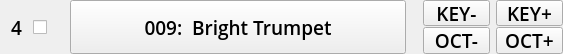
         <widget class="QFrame" name="frameSample4">
          <property name="minimumSize">
           <size>
            <width>0</width>
            <height>54</height>
           </size>
          </property>
          <property name="maximumSize">
           <size>
            <width>16777215</width>
            <height>54</height>
           </size>
          </property>
          <property name="styleSheet">
           <string notr="true"/>
          </property>
          <layout class="QHBoxLayout" name="horizontalLayout_7">
           <property name="spacing">
            <number>0</number>
           </property>
           <property name="leftMargin">
            <number>0</number>
           </property>
           <property name="topMargin">
            <number>0</number>
           </property>
           <property name="rightMargin">
            <number>0</number>
           </property>
           <property name="bottomMargin">
            <number>0</number>
           </property>
           <item>
            <widget class="QLabel" name="lbSampleNb4">
             <property name="minimumSize">
              <size>
               <width>33</width>
               <height>54</height>
              </size>
             </property>
             <property name="maximumSize">
              <size>
               <width>33</width>
               <height>54</height>
              </size>
             </property>
             <property name="font">
              <font>
               <family>Open Sans</family>
               <pointsize>14</pointsize>
               <weight>68</weight>
               <bold>true</bold>
              </font>
             </property>
             <property name="styleSheet">
              <string notr="true"/>
             </property>
             <property name="text">
              <string>4</string>
             </property>
             <property name="alignment">
              <set>Qt::AlignCenter</set>
             </property>
            </widget>
           </item>
           <item>
            <widget class="QCheckBox" name="checkBox_4">
             <property name="minimumSize">
              <size>
               <width>37</width>
               <height>54</height>
              </size>
             </property>
             <property name="maximumSize">
              <size>
               <width>37</width>
               <height>54</height>
              </size>
             </property>
             <property name="text">
              <string/>
             </property>
            </widget>
           </item>
           <item>
            <widget class="QPushButton" name="pbSample4">
             <property name="sizePolicy">
              <sizepolicy hsizetype="Fixed" vsizetype="Fixed">
               <horstretch>0</horstretch>
               <verstretch>0</verstretch>
              </sizepolicy>
             </property>
             <property name="minimumSize">
              <size>
               <width>336</width>
               <height>54</height>
              </size>
             </property>
             <property name="maximumSize">
              <size>
               <width>336</width>
               <height>54</height>
              </size>
             </property>
             <property name="font">
              <font>
               <family>Open Sans</family>
               <pointsize>14</pointsize>
               <weight>68</weight>
               <bold>true</bold>
              </font>
             </property>
             <property name="styleSheet">
              <string notr="true"/>
             </property>
             <property name="text">
              <string>009:  Bright Trumpet</string>
             </property>
            </widget>
           </item>
           <item>
            <spacer name="horizontalSpacer_7">
             <property name="orientation">
              <enum>Qt::Horizontal</enum>
             </property>
             <property name="sizeType">
              <enum>QSizePolicy::Fixed</enum>
             </property>
             <property name="sizeHint" stdset="0">
              <size>
               <width>17</width>
               <height>20</height>
              </size>
             </property>
            </spacer>
           </item>
           <item>
            <widget class="QFrame" name="soundPitchFrame4">
             <property name="minimumSize">
              <size>
               <width>0</width>
               <height>54</height>
              </size>
             </property>
             <property name="maximumSize">
              <size>
               <width>16777215</width>
               <height>54</height>
              </size>
             </property>
             <property name="styleSheet">
              <string notr="true"/>
             </property>
             <layout class="QGridLayout" name="gridLayout_6">
              <property name="leftMargin">
               <number>0</number>
              </property>
              <property name="topMargin">
               <number>0</number>
              </property>
              <property name="rightMargin">
               <number>0</number>
              </property>
              <property name="bottomMargin">
               <number>0</number>
              </property>
              <property name="verticalSpacing">
               <number>1</number>
              </property>
              <item row="1" column="0">
               <widget class="QPushButton" name="pbKeyMinus4">
                <property name="minimumSize">
                 <size>
                  <width>67</width>
                  <height>26</height>
                 </size>
                </property>
                <property name="maximumSize">
                 <size>
                  <width>67</width>
                  <height>27</height>
                 </size>
                </property>
                <property name="font">
                 <font>
                  <family>Open Sans</family>
                  <pointsize>14</pointsize>
                  <weight>68</weight>
                  <bold>true</bold>
                 </font>
                </property>
                <property name="styleSheet">
                 <string notr="true"/>
                </property>
                <property name="text">
                 <string>KEY-</string>
                </property>
               </widget>
              </item>
              <item row="1" column="1">
               <widget class="QPushButton" name="pbKeyPlus4">
                <property name="minimumSize">
                 <size>
                  <width>67</width>
                  <height>26</height>
                 </size>
                </property>
                <property name="maximumSize">
                 <size>
                  <width>67</width>
                  <height>27</height>
                 </size>
                </property>
                <property name="font">
                 <font>
                  <family>Open Sans</family>
                  <pointsize>14</pointsize>
                  <weight>68</weight>
                  <bold>true</bold>
                 </font>
                </property>
                <property name="styleSheet">
                 <string notr="true"/>
                </property>
                <property name="text">
                 <string>KEY+</string>
                </property>
               </widget>
              </item>
              <item row="2" column="1">
               <widget class="QPushButton" name="pbOCTPlus4">
                <property name="minimumSize">
                 <size>
                  <width>67</width>
                  <height>26</height>
                 </size>
                </property>
                <property name="maximumSize">
                 <size>
                  <width>67</width>
                  <height>27</height>
                 </size>
                </property>
                <property name="font">
                 <font>
                  <family>Open Sans</family>
                  <pointsize>14</pointsize>
                  <weight>68</weight>
                  <bold>true</bold>
                 </font>
                </property>
                <property name="styleSheet">
                 <string notr="true"/>
                </property>
                <property name="text">
                 <string>OCT+</string>
                </property>
               </widget>
              </item>
              <item row="2" column="0">
               <widget class="QPushButton" name="pbOCTMinus4">
                <property name="minimumSize">
                 <size>
                  <width>67</width>
                  <height>26</height>
                 </size>
                </property>
                <property name="maximumSize">
                 <size>
                  <width>67</width>
                  <height>27</height>
                 </size>
                </property>
                <property name="font">
                 <font>
                  <family>Open Sans</family>
                  <pointsize>14</pointsize>
                  <weight>68</weight>
                  <bold>true</bold>
                 </font>
                </property>
                <property name="styleSheet">
                 <string notr="true"/>
                </property>
                <property name="text">
                 <string>OCT-</string>
                </property>
               </widget>
              </item>
              <item row="0" column="0" colspan="2">
               <spacer name="horizontalSpacer_11">
                <property name="orientation">
                 <enum>Qt::Horizontal</enum>
                </property>
                <property name="sizeType">
                 <enum>QSizePolicy::Fixed</enum>
                </property>
                <property name="sizeHint" stdset="0">
                 <size>
                  <width>140</width>
                  <height>0</height>
                 </size>
                </property>
               </spacer>
              </item>
             </layout>
            </widget>
           </item>
          </layout>
         </widget>
